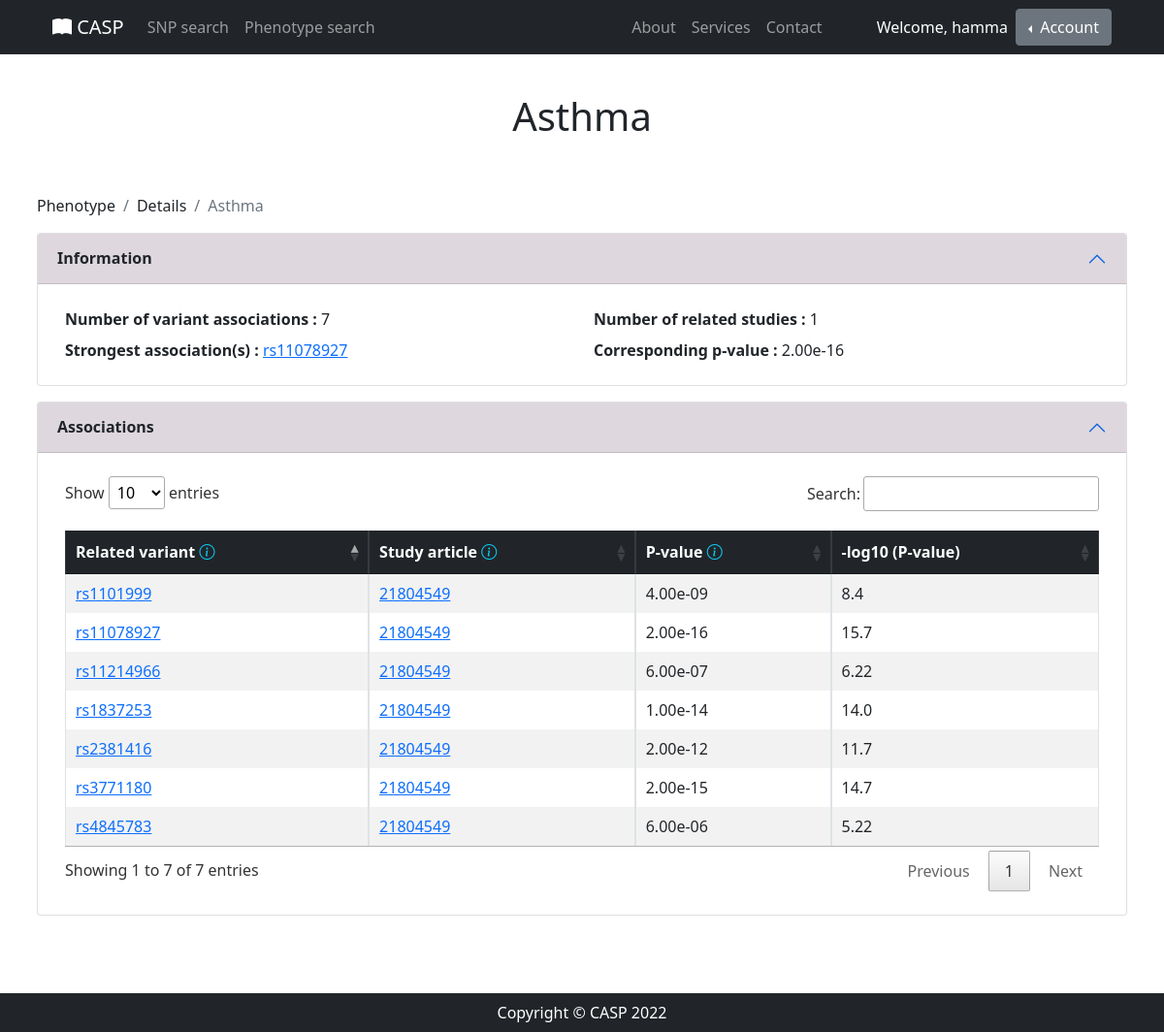
The page /phenotype/details/Asthma/ (signed in) on the database its author committed.
### SNP_App/models.py (models this page shows)
class Association(models.Model):
    SNP = models.ForeignKey(SNP, on_delete=models.CASCADE)
    Disease_trait = models.ForeignKey(DiseaseTrait, on_delete=models.CASCADE)
    Reference = models.ForeignKey(Reference, on_delete=models.CASCADE)
    Pvalue = models.FloatField()
    Neglog10pvalue = models.FloatField()

### SNP_App/views.py (the view)
# urls.py: path('phenotype/details/<str:name>/', views.phenotype_details, name='pheno_details'),
def phenotype_details(request, name):
    phenotype_query = Association.objects.filter(Disease_trait_id=name)
    min_pvalue = phenotype_query.aggregate(Min('Pvalue'))
    snp_min_pvalue = phenotype_query.filter(Pvalue=min_pvalue['Pvalue__min'])
    number_studies = phenotype_query.values('Reference').distinct().count()
    return render(request, 'phenotype_details.html',
                  {'details': phenotype_query, 'detail_name': name, 'detail_type': 'Phenotype',
                   'title': name, 'studies': number_studies, 'min_pvalue': min_pvalue,
                   'snp_min_pvalue': snp_min_pvalue})

### SNP_App/templates/phenotype_details.html (shortened to what this page needs)
{% extends 'details.html' %}
{% block info %}
    <div class="col-6">
        <b>Number of variant associations : </b>
        {{ details|length }}
    </div>
    <div class="col-6">
        <b>Number of related studies : </b>
        {{ studies }}
    </div>
    <div class="col-6">
        <b>Strongest association(s) : </b>
        {% if snp_min_pvalue|length == 1 %}
            <a target="_blank" rel="noopener noreferrer"
               href="/snp/details/{{ snp_min_pvalue.first.SNP_id }}/">
                {{ snp_min_pvalue.first.SNP_id}} </a>
        {% else %}
            {% for snp in snp_min_pvalue %}
                <a target="_blank" rel="noopener noreferrer"
               href="/snp/details/{{ snp.SNP_id }}/">
                {{ snp.SNP_id }} </a>,
            {% endfor %}
        {% endif %}
    </div>
    <div class="col-6">
        <b>Corresponding p-value : </b>
        {{ min_pvalue.Pvalue__min|stringformat:".2e" }}
    </div>
{% endblock info %}
{% block table %}
    <table id="phenotype_details_table" class="table table-striped table-bordered">
        <thead class="table-dark text-center">
        <th> Related variant <i class="bi bi-info-circle text-info"
                                data-bs-toggle="tooltip" data-bs-placement="top"
                                title="Rsid of the variant proven to have an association with the phenotype"></i>
        </th>
        <th> Study article <i class="bi bi-info-circle text-info"
                              data-bs-toggle="tooltip" data-bs-placement="top"
                              title="Pubmedid and link of the study article mentioning the association between the phenotype and the variant"></i>
        </th>
        <th> P-value <i class="bi bi-info-circle text-info"
                        data-bs-toggle="tooltip" data-bs-placement="top"
                        title="Reported p-value for strongest SNP risk allele (linked to dbGaP Association Browser)"></i>
        </th>
        <th> -log10 (P-value)</th>
        </thead>
        <tbody>
        {% for detail in details %}
            <tr>
                <td><a target="_blank" rel="noopener noreferrer"
                       href="/snp/details/{{ detail.SNP_id }}/">
                    {{ detail.SNP_id }}</a></td>
                <td><a target="_blank" rel="noopener noreferrer"
                       href="https://pubmed.ncbi.nlm.nih.gov/{{ detail.Reference_id }}/">
                    {{ detail.Reference_id }}</a></td>
                <td>{{ detail.Pvalue|stringformat:".2e" }}</td>
                <td>{{ detail.Neglog10pvalue }}</td>
            </tr>
        {% endfor %}
        </tbody>
    </table>
{% endblock table %}

### SNP_App/templates/base.html (shortened to what this page needs)
<!DOCTYPE html>
<html lang="en">
<head>
    {% load static %}
    <link href="{% static 'css/styles.css' %}" rel="stylesheet"/>
    <link rel="stylesheet" href="https://cdn.jsdelivr.net/npm/bootstrap-icons@1.9.1/font/bootstrap-icons.css">
    <link rel="stylesheet" type="text/css" href="{% static 'css/jquery.dataTables.min_1.12.1.css' %}">
    <link rel="stylesheet" type="text/css" href="{% static 'css/custom.css' %}">
</head>
<body class="" id="page-top">
<nav class="navbar navbar-expand-lg navbar-dark bg-dark fixed-top" id="mainNav">
    <div class="container px-4">
        <a class="navbar-brand" href="/"><i class="bi bi-book-fill"></i> CASP</a>
        <div class="collapse navbar-collapse" id="navbarNavDropdown">
            <ul class="navbar-nav">
                <li class="nav-item">
                    <a class="nav-link" href="/snp_search" id="snp_redirect"> SNP search </a>
                </li>
                <li class="nav-item">
                    <a class="nav-link" href="/phenotype_search" id="phenotype_redirect"> Phenotype search </a>
                </li>
            </ul>
        </div>
        <div class="collapse navbar-collapse" id="navbarResponsive">
            <ul class="navbar-nav ms-auto">
                <li class="nav-item"><a class="nav-link" id="about_redirect"
                                        href="{% url 'about' %}">About</a></li>
                <li class="nav-item"><a class="nav-link" id="services_redirect"
                                        href="{% url 'services' %}">Services</a></li>
                <li class="nav-item me-5"><a class="nav-link" id="contact_redirect"
                                        href="{% url 'contact' %}">Contact</a></li>
            </ul>
        </div>
        <ul class="navbar-nav d-flex navbar-nav-scroll" style="--bs-scroll-height: 100px;">
            {% if request.user.is_authenticated %}
                <div class="d-flex align-items-center justify-content-center me-2">
                    <div class="text-white"> Welcome, {{ request.user.username }}  </div>
                </div>
                <div class="btn-group dropstart">
                    <button type="button" class="btn btn-secondary dropdown-toggle" data-bs-toggle="dropdown"
                            aria-expanded="false">
                        Account
                    </button>
                </div>
            {% endif %}
        </ul>
    </div>
</nav>
{% block content %}
{% endblock content %}
<div class="container p-2 mb-5"></div>
<footer class="py-2 bg-dark fixed-bottom">
    <div class="container px-4"><p class="m-0 text-center text-white">Copyright &copy; CASP 2022</p></div>
</footer>
</body>
</html>

### rows shown on the page
Association: first.SNP_id "rs11078927", SNP_id "rs11078927", Reference_id "21804549", Pvalue "2.00e-16", Neglog10pvalue "15.7"
Association: SNP_id "rs1101999", Reference_id "21804549", Pvalue "4.00e-09", Neglog10pvalue "8.4"
Association: SNP_id "rs3771180", Reference_id "21804549", Pvalue "2.00e-15", Neglog10pvalue "14.7"
Association: SNP_id "rs1837253", Reference_id "21804549", Pvalue "1.00e-14", Neglog10pvalue "14.0"
Association: SNP_id "rs2381416", Reference_id "21804549", Pvalue "2.00e-12", Neglog10pvalue "11.7"
Association: SNP_id "rs4845783", Reference_id "21804549", Pvalue "6.00e-06", Neglog10pvalue "5.22"
Association: SNP_id "rs11214966", Reference_id "21804549", Pvalue "6.00e-07", Neglog10pvalue "6.22"

### other values the page prints
{{ request.user.username }} "hamma"
{{ detail_name }} "Asthma"
{{ detail_type }} "Phenotype"
{{ details|length }} "7"
{{ studies }} "1"
{{ min_pvalue.Pvalue__min|stringformat:".2e" }} "2.00e-16"
